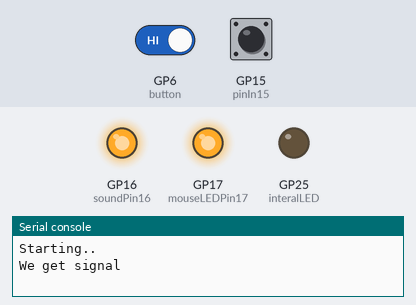
Bench run of a program on a simulated Raspberry Pi Pico running MicroPython. Parts: output pins drawn as LEDs (lit = HIGH), the last lines printed to the serial console. Dashed ring = blinking. The inputs (shaded band) are chosen by the test bench; at power-on: GP15 (pinIn15) HIGH, GP6 (button) HIGH.

Above: at 1.7 s.
1.8 s: GP15 (pinIn15) pulled LOW for 3 s
At 3.6 s:
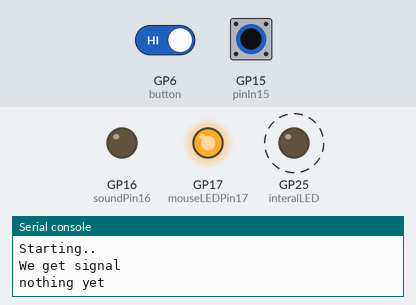
6.3 s: GP6 (button) driven LOW and GP15 (pinIn15) driven LOW
At 7.1 s:
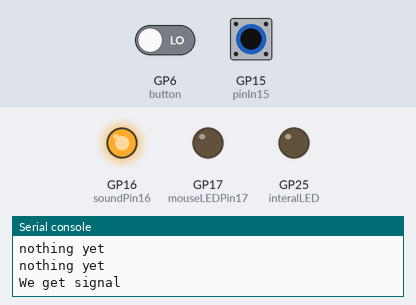
9.7 s: GP15 (pinIn15) driven HIGH
At 11.1 s:
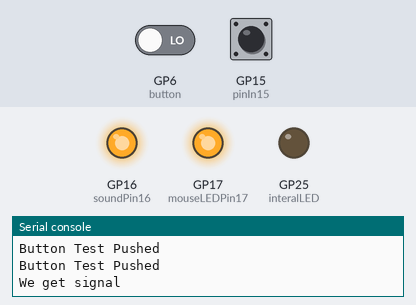
14.4 s: GP15 (pinIn15) driven LOW
At 16.1 s:
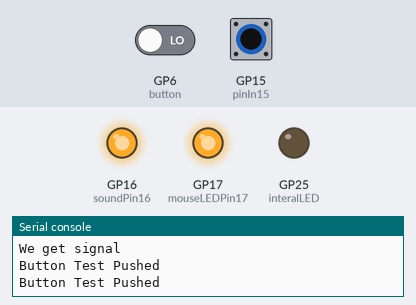
17.8 s: GP6 (button) driven HIGH
At 18.5 s:
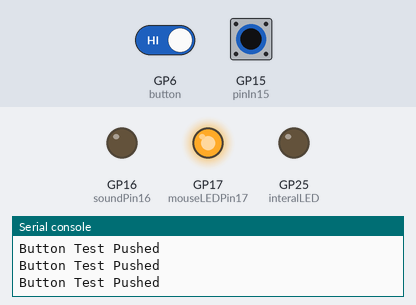
Timing chart, 0 to 23.6 s (numbered marks = the images above; inputs shaded):
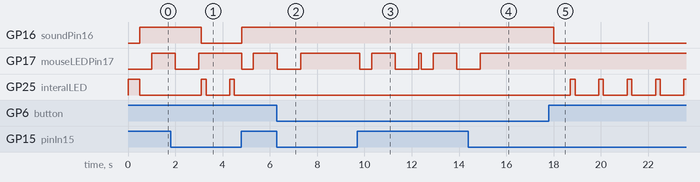

The program:

main.py
```python
# An emotional mouse code

"""
## To Do:
- Replace Pin 15 Digital sensor with Analogue.
- Clean up the complete mess of wires
- Make a sock/mouse cover
- Think of ways of calming down the mouse.

"""

from machine import Pin
import time

# sets up internal LED, comment out whatever model pico you don't have

# internal led code for original pico
interalLED = Pin(25, Pin.OUT)

# internal led for pico WH
# interalLED = Pin("LED", machine.Pin.OUT)


# Setup of GPIO Pins
pinIn15 = Pin(15, Pin.IN,Pin.PULL_UP) # sensor pin
soundPin16 = Pin(16, Pin.OUT) # output pin for relay control of Sound Board
mouseLEDPin17 = Pin(17, Pin.OUT) # output pin led that controls mouse


# test button
button = Pin(6, Pin.IN, Pin.PULL_UP)

# initialize counter for later
i=0

print("Starting..")

interalLED.on()
time.sleep(0.5)
interalLED.off()

# Turn on mouse motion tracking LED (The one that's normally on the mouse)
mouseLEDPin17.on()

while True:

    # if we see an input signal on Pin15...
    if pinIn15.value():
        # interalLED.on() # turn on the interal LED (debugging)
        print("We get signal")
        soundPin16.on() # turns on output Pin16 to trigger relay-> soundboard

        # turn off/on the mouse for a bit to punish user for being too rough
        mouseLEDPin17.off()
        time.sleep(0.5)
        mouseLEDPin17.on()
        time.sleep(1)
        mouseLEDPin17.off()
        time.sleep(1)
        mouseLEDPin17.on()

    elif button.value() == 0:
        print("Button Test Pushed")
        soundPin16.on()
        time.sleep(0.5)


    else:
        # interalLED.off()  (debugging)
        soundPin16.off() # turns off output Pin16 to stop playing sound

        # print "nothing yet" every 10 cycles to confirm program still running
        i=i+1
        if i%10 == 1:
            print("nothing yet")

            # flash LED to show it's working if no PC connected
            interalLED.on()
            time.sleep(0.2)
            interalLED.off()

    #tick interval
    time.sleep(0.1)


"""
Raspberry Pi Pico
https://www.raspberrypi.com/documentation/microcontrollers/images/pico-pinout.svg

WiFi Chip Facing You
   _______
 __[     ]__
[  [MICRO]  ]
[  [ USB ]  ]
[  [_____]  ]
[           ]
[ 0    VBUS ]            Fantastic GPIO Pins and where to find them
[ 1    VSYS ]
[ GND  GND  ]       <----   GND is 3rd pin down from top right near USB
[ 2    3V3  ] (EN)
[ 3    3v3  ] (OUT) <----   +3V is 5th pin down from top right near USB
[ 4    REF  ] (ADC_VREF)
[ 5    28   ] (ADC2) <----  Analogue Input is 7th pin down from top right near USB
[ GND  GND  ] (AGND)
[ 6    27   ] (ADC1)
[ 7    26   ] (ADC0)
[ 8    RUN  ]
[ 9    22   ]
[ GND  GND  ]
[ 10   21   ]
[ 11   20   ]
[ 12   19   ]
[ 13   18   ]
[ GND  GND  ] <----   GND is 3rd pin up on the right from the bottom of the Pico, either side.
[ 14   17   ] <----   GPIO17 is 2nd last pin down from top right near USB (IN THIS PROJECT: MOUSE MOTION RED LED)
[ 15   16   ] <----   GPIO16 is last pin down from top right near USB (IN THIS PROJECT: RELAY/SOUNDBOARD)
[   o o o   ]
 -----------


 FROM UNDERNEATH:

    _____
 __[_____]__
[           ]
[           ]
[           ]
[           ]
[ VBUS  0   ]

[ VSYS  1   ]
[ GND  GND  ]       <----   GND is 3rd pin down from top right near USB
[ 3V3   2   ]
[ 3v3   3   ]
[ RED   4   ]
[ 28    5   ] (ADC2) is GP28
[ GND  GND  ] (AGND)                  <----   Test Button GND
[ 27    6   ] (ADC1) is GP27          <----   GP6 is the Test Button
[ 26    7   ] (ADC0) is GP26
[ RUN   8   ]
[ 22    9   ]
[ GND  GND  ]
[ 21   10   ]
[ 20   11   ]
[ 19   12   ]
[ 18   13   ]
[ GND  GND  ] <----   GND is 3rd pin up on the right from the bottom of the Pico, either side.
[ 17   14   ] <----   GPIO17 (IN THIS PROJECT: MOUSE MOTION RED LED)
[ 16   15   ] <----   GPIO16 (IN THIS PROJECT: RELAY/SOUNDBOARD)
[   o o o   ]
 -----------


"""
```

Measured:
- after the input at 1.8 s, GP16 (soundPin16): HIGH → LOW after 1.3 s, → HIGH 1.7 s later; GP25 (interalLED): alternates HIGH for 0.20 s and LOW for 1.0 s, starting after 1.3 s
- after the input at 6.3 s, GP17 (mouseLEDPin17): goes on until 7.3 s, then stays HIGH
- after the input at 9.7 s, GP17 (mouseLEDPin17): goes LOW 0.50 s, HIGH 1.0 s, LOW 1.0 s, HIGH 0.10 s, LOW 0.50 s, HIGH 1.0 s, then LOW, starting after 0.10 s
- after the input at 14.4 s, GP17 (mouseLEDPin17): goes on until 14.9 s, then stays HIGH
- after the input at 17.8 s, GP16 (soundPin16): HIGH → LOW after 0.21 s; GP25 (interalLED): alternates HIGH for 0.20 s and LOW for 1.0 s, starting after 0.91 s
